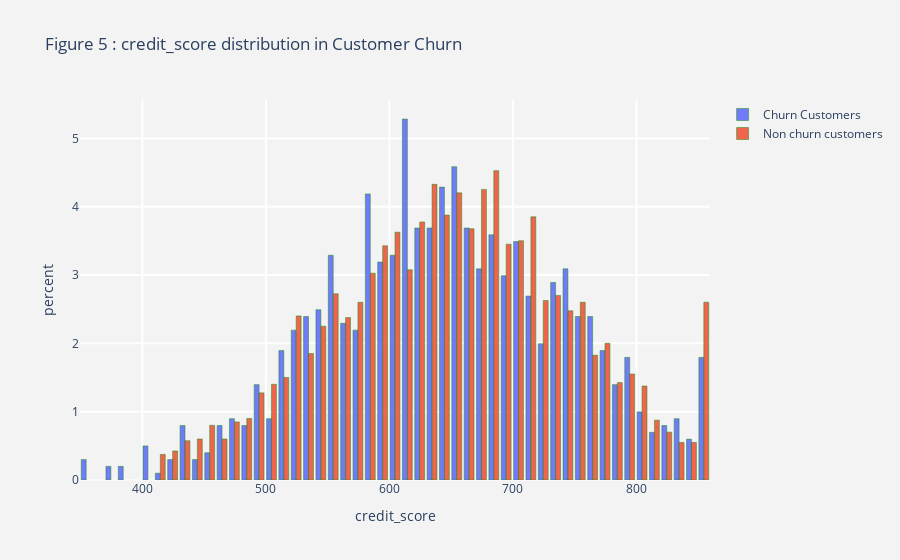

The notebook cell this image was saved under:
### Markdown cell above
As per Figure 5, the credit score and customer churn appears to be normally distributed.

### Code cell
plot_histogram(numeric_column[0],'5')

### Figure 1 — Plotly figure (JSON) as saved in the notebook; plotly's stock layout.template omitted (floating-point values rounded to 4 significant figures; data arrays with more than 128 entries replaced by an {"elided": "..."} marker saying what was removed)
{"data": [{"histnorm": "percent", "marker": {"line": {"color": "green", "width": 0.5}}, "name": "Churn Customers", "opacity": 0.9, "type": "histogram", "x": {"elided": "1003 int values"}}, {"histnorm": "percent", "marker": {"line": {"color": "green", "width": 0.5}}, "name": "Non churn customers", "opacity": 0.9, "type": "histogram", "x": {"elided": "3997 int values"}}], "layout": {"paper_bgcolor": "rgb(243,243,243)", "plot_bgcolor": "rgb(243,243,243)", "title": {"text": "Figure 5 : credit_score distribution in Customer Churn "}, "xaxis": {"gridcolor": "rgb(255, 255, 255)", "gridwidth": 2, "ticklen": 5, "title": {"text": "credit_score"}, "zerolinewidth": 1}, "yaxis": {"gridcolor": "rgb(255, 255, 255)", "gridwidth": 2, "ticklen": 5, "title": {"text": "percent"}, "zerolinewidth": 1}}}
